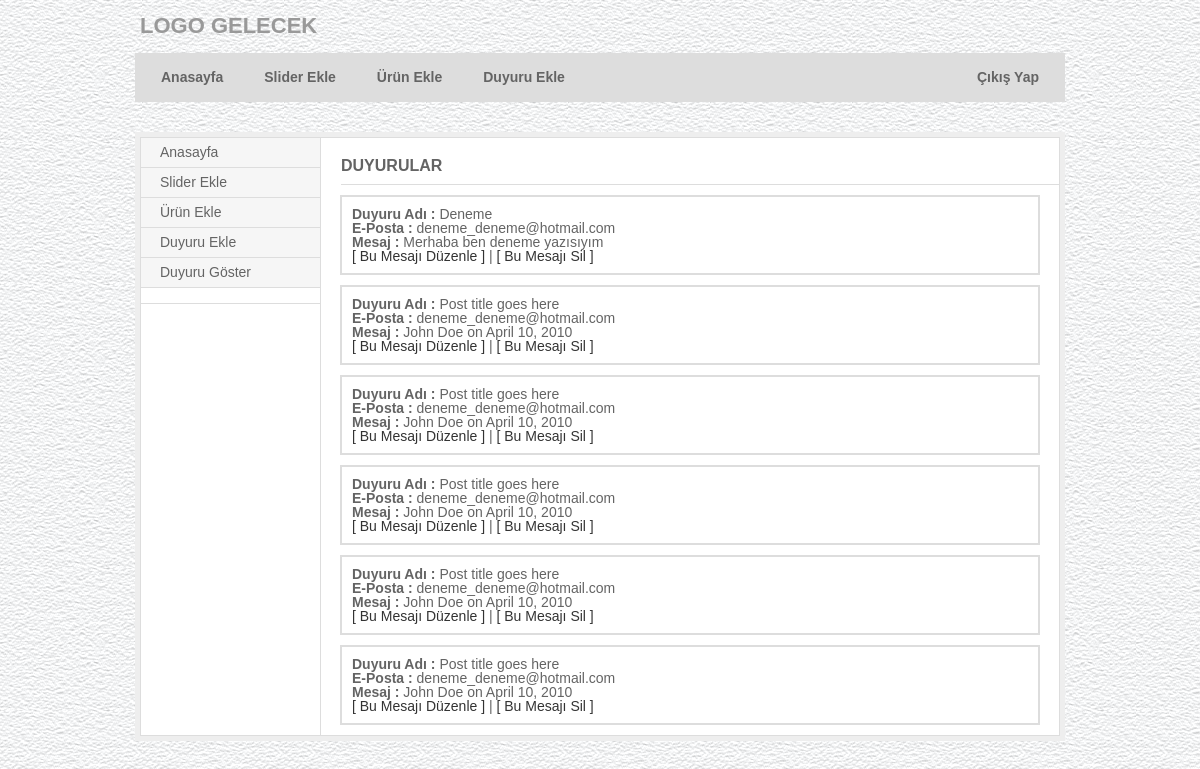
Page /yonet/duyuru-goster.php on the committed database.
### tables this page shows
CREATE TABLE `mesajlar` (
  `id` int(11) NOT NULL auto_increment,
  `yazan` varchar(255) NOT NULL,
  `eposta` varchar(255) NOT NULL,
  `mesaj` varchar(255) NOT NULL,
  `onay` varchar(255) NOT NULL,
  PRIMARY KEY  (`id`)
);

### yonet/duyuru-goster.php (the view, shortened to what this page needs)
<?php include("include/ust.php"); ?>
   <h2 style="text-decoration:none;"> DUYURULAR </h2>
   <div id="main">
<?php
if($_POST)
{
}
else{
	$bul=mysql_query("select * from mesajlar");
	while($goster=mysql_fetch_array($bul)){
		extract($goster);
	echo "<div class='yazan'>
	       <strong>Duyuru Adı : </strong>{$yazan}<br>
		   <strong>E-Posta : </strong>{$eposta}<br>
		   <strong>Mesaj : </strong>{$mesaj}<br>
	<a href='duyuru-guncelle.php?id={$id}'>[ Bu Mesajı Düzenle ]</a> | <a href='duyuru-sil.php?id={$id}'>[ Bu Mesajı Sil ]</a>
	      </div>";
	};
?>
<?php } ?>
<?php include("include/alt.php"); ?>

### yonet/include/ust.php (shortened to what this page needs)
<!DOCTYPE html PUBLIC "-//W3C//DTD XHTML 1.0 Transitional//EN" "http://www.w3.org/TR/xhtml1/DTD/xhtml1-transitional.dtd">
<html xmlns="http://www.w3.org/1999/xhtml">
<head>
<link href="style/css/transdmin.css" rel="stylesheet" type="text/css" media="screen" />
</head>
<body>
	<div id="wrapper">
    	<h1><div style="font:Tahoma, Geneva, sans-serif; font-size:22px; text-decoration:none; color: #999; text-align:bold;">LOGO GELECEK</div></h1>
        <ul id="mainNav">
            <li><a href="index.php">Anasayfa</a></li>
        	<li><a href="slider-ekle.php">Slider Ekle</a></li>
        	<li><a href="urun-ekle.php">Ürün Ekle</a></li>
        	<li><a href="duyuru-ekle.php">Duyuru Ekle</a></li>
        	<?php echo '<li class="logout"><a href="../yonet/admin/cikis.php">Çıkış Yap</a></li>'; ?>
        </ul>
      <div id="containerHolder" >
			<div id="container">
        		<div id="sidebar">
                	<ul class="sideNav" >
                  <li><a href="index.php">Anasayfa</a></li>
        	      <li><a href="slider-ekle.php">Slider Ekle</a></li>
        	      <li><a href="urun-ekle.php">Ürün Ekle</a></li>
        	      <li><a href="duyuru-ekle.php">Duyuru Ekle</a></li>
                  <li><a href="duyuru-goster.php">Duyuru Göster</a></li>
                  <li style="margin-top:15px;"></li>
                    </ul>
                </div>

### yonet/include/alt.php (shortened to what this page needs)
                </div>
            </div>
        </div>
    </div>
</body>
</html>

### yonet/style/css/layout.css (style rules this page uses)
body { background-image:url(zemin.gif); font-family: Arial, Helvetica, sans-serif; font-size: 12px; color: #646464; text-align: center; }
#wrapper { text-align: left; width: 930px; margin: 0 auto; }
h1 { margin: 15px 0 10px 5px; width: 225px; height: 28px; background: url(../img/transdmin-light.gif) no-repeat left top; }
#mainNav { width: 918px; height: 37px; padding: 6px; margin: 0 0 30px 0; background: url(../img/top-menu-bg.gif) no-repeat left top; }
#mainNav li { float: left; height: 37px; border-right: 1px solid #ddd; }
#mainNav li a { display: block; float: left; height: 37px; font-weight: bold; line-height: 37px; text-decoration: none; color: #646464; padding: 0 20px; }
#mainNav li.logout { float: right; border-left: 1px solid #ddd; border-right: none; }
#containerHolder { background: #eee; padding: 5px; }
#container { background: #fff url(../img/content.gif) repeat-y left top; border: 1px solid #ddd; width: 918px; }
#sidebar { width: 179px; float: left; }
#sidebar .sideNav { width: 179px; }
#sidebar .sideNav li { border-bottom: 1px solid #ddd; width: 179px; }
#sidebar .sideNav li a { display: block; color: #646464; background: #f6f6f6; text-decoration: none; height: 29px; line-height: 29px; padding: 0 19px; width: 141px; }
h2 { width: 718px; float: right; color: #646464; font-size: 16px; line-height: 16px; font-weight: bold; margin: 20px 0 0 0; padding: 0 0 10px 0; border-bottom: 1px solid #ddd; }
#main { width: 700px; float: right; padding: 0 19px 0 0; }

### yonet/include/ust.php (style rules this page uses)
.yazan { border:2px solid #ddd; padding:10px; margin-bottom:10px; margin-top:10px; font-size:14px; background-color:#FFF; }
ul,li { margin:0; padding:0; list-style:none; font:12px Arial; }
a,a:visited { text-decoration:none; color:#333; font-size:14px; }

### rows in the picture
mesajlar: yazan "Deneme", eposta "deneme_deneme@hotmail.com", mesaj "Merhaba ben deneme yazısıyım"
mesajlar: yazan "Post title goes here", eposta "deneme_deneme@hotmail.com", mesaj "John Doe on April 10, 2010"
mesajlar: yazan "Post title goes here", eposta "deneme_deneme@hotmail.com", mesaj "John Doe on April 10, 2010"
mesajlar: yazan "Post title goes here", eposta "deneme_deneme@hotmail.com", mesaj "John Doe on April 10, 2010"
mesajlar: yazan "Post title goes here", eposta "deneme_deneme@hotmail.com", mesaj "John Doe on April 10, 2010"
mesajlar: yazan "Post title goes here", eposta "deneme_deneme@hotmail.com", mesaj "John Doe on April 10, 2010"
